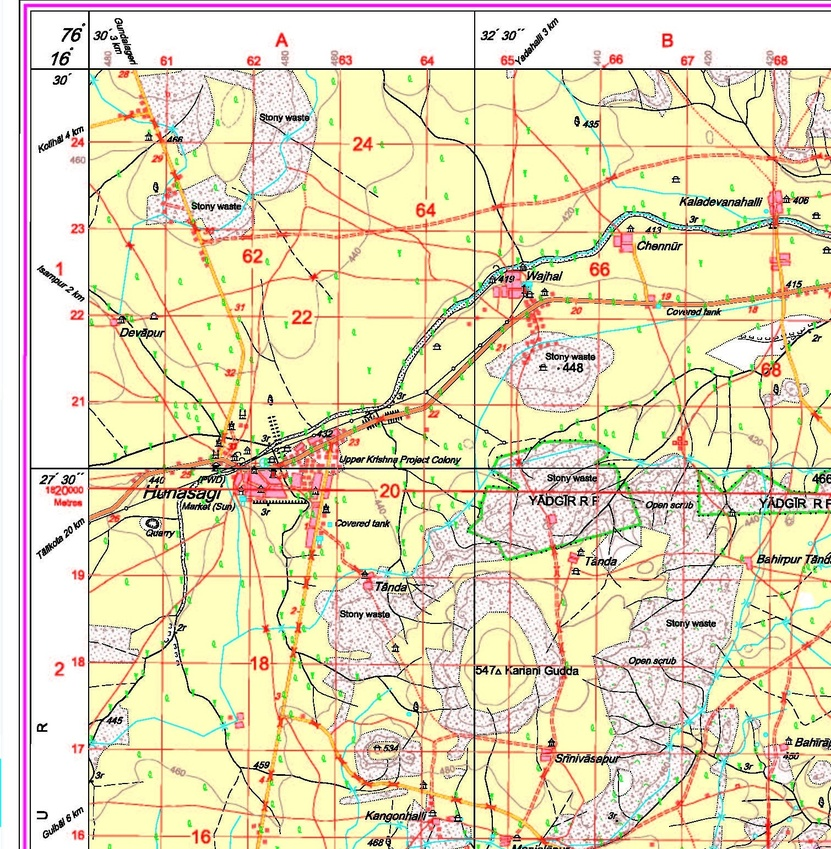
#> input picture OCR/datasets/images/row-1-column-1 (1).jpg, 831 x 849 px, shrunk from 1509 x 1543 before the run; its folder holds only this picture in this run
$ python symbol_trainer.py
#> lines starting #> are read from the running program, lines starting #| are printed output that depends on the picture; after the words box and inside, x2 and y2 are one past the last pixel; in counts of white or black regions, pixels touching at a corner belong together
import cv2
import numpy as np
import os
from pathlib import Path
from sklearn.cluster import KMeans
from collections import defaultdict
import json

class SymbolTrainer:
    def __init__(self, dataset_path="datasets/images"):
        self.dataset_path = Path(dataset_path)
        self.color_ranges = defaultdict(list)
        self.line_patterns = []
        self.terrain_patterns = []

    def train(self):
        """Train on all images in the dataset"""
        print("\n🎯 Starting symbol training...")
        print("=" * 50)

        # Load and process each image
        for img_path in self.dataset_path.glob("*.jpg"):
            print(f"\nProcessing: {img_path.name}")
            try:
                img = cv2.imread(str(img_path))
#> img is the input picture: shape (849, 831, 3); mean B, G, R 185.8, 219.6, 228.7
                if img is None:
                    print(f"Could not load {img_path}")
                    continue

                # Extract color ranges and patterns
                self._extract_features(img)
                print(f"✓ Features extracted from {img_path.name}")

            except Exception as e:
                print(f"Error processing {img_path}: {str(e)}")
                continue

        # Process collected data
        self._process_collected_data()

        # Save trained data
        self._save_trained_data()

    def _extract_features(self, img):
        """Extract features from a single image"""
        # Convert to HSV for color analysis
        hsv = cv2.cvtColor(img, cv2.COLOR_BGR2HSV)
#> hsv: shape (849, 831, 3); mean H, S, V 36.5, 58.1, 232.4

        # Extract water features (blue regions)
        self._extract_water_features(hsv)

        # Extract terrain features (brown/green regions)
        self._extract_terrain_features(hsv)

        # Extract transport features (lines)
        self._extract_transport_features(img)

    def _extract_water_features(self, hsv):
        """Extract water features using color clustering"""
        # Create mask for blue-ish pixels
        blue_mask = cv2.inRange(hsv, np.array([90, 20, 20]), np.array([140, 255, 255]))
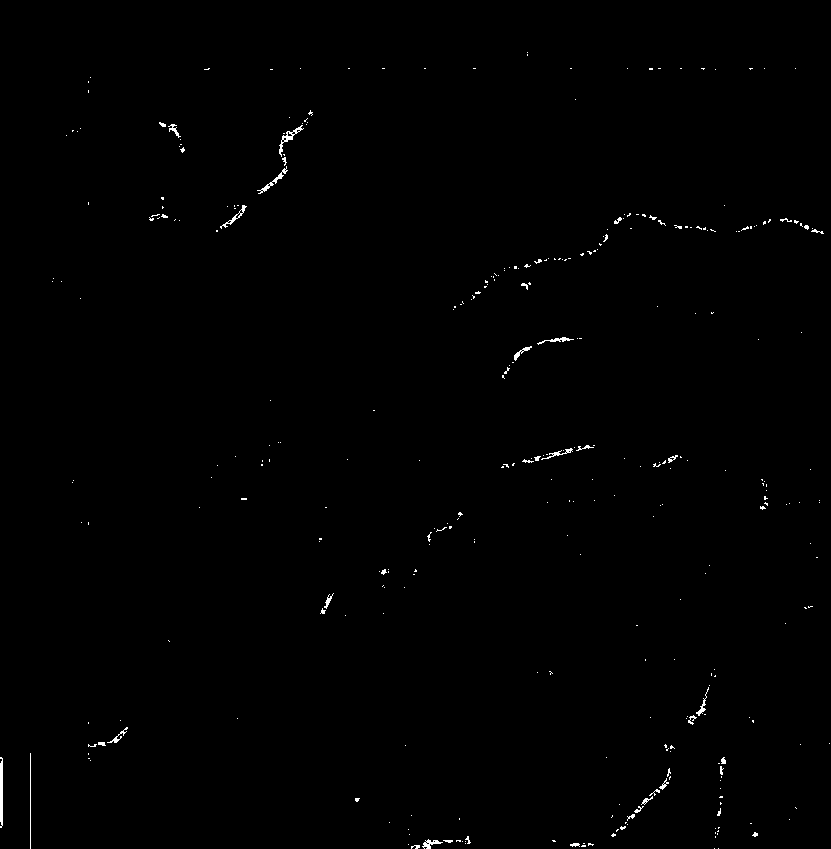
#> blue_mask: shape (849, 831); 0.43% white in thin lines or dots

        if cv2.countNonZero(blue_mask) > 100:
            # Get blue pixels
            blue_pixels = hsv[blue_mask > 0]

            if len(blue_pixels) > 0:
                # Cluster the colors
                kmeans = KMeans(n_clusters=min(3, len(blue_pixels)), random_state=42)
                kmeans.fit(blue_pixels)

                # Store the cluster centers
                for center in kmeans.cluster_centers_:
                    self.color_ranges['water'].append({
                        'center': center.tolist(),
                        'range': 15  # Tolerance range
                    })
#> this loop made 3 passes
#> center on passes 1 to 3: [91.02, 42.68, 240.7], [118.4, 46.21, 48.61], [90.57, 110.4, 207.2]

    def _extract_terrain_features(self, hsv):
        """Extract terrain features using color clustering"""
        # Create masks for terrain colors
        brown_mask = cv2.inRange(hsv, np.array([0, 20, 20]), np.array([30, 255, 255]))
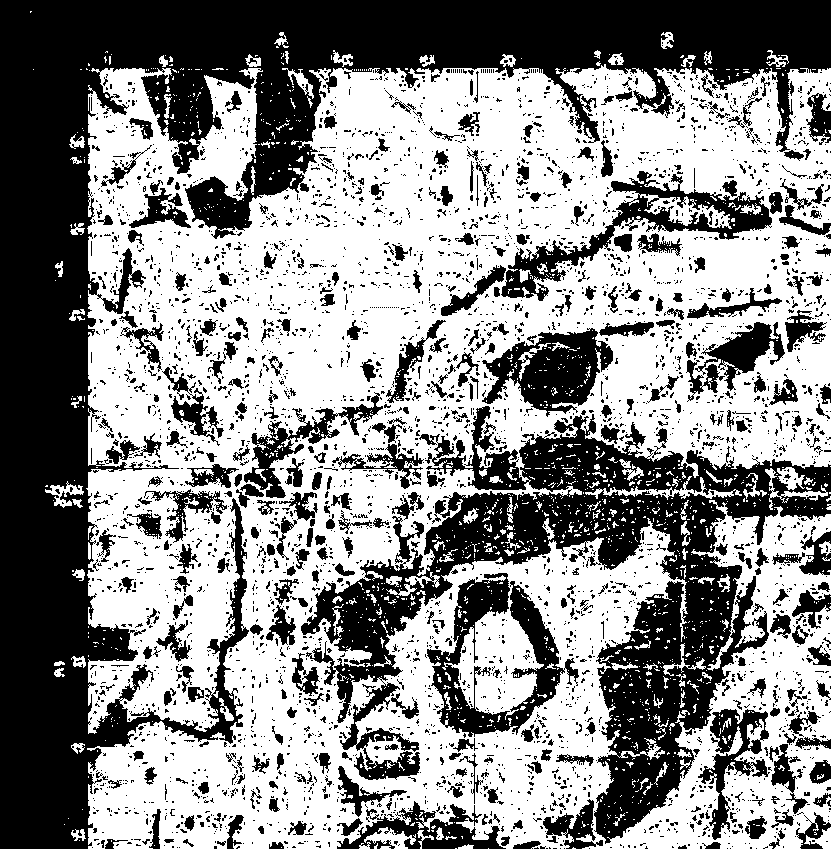
#> brown_mask: shape (849, 831); 55.6% white; 4007 black regions (3532 under 20 px), largest, box (x1, y1, x2, y2) and area: (0, 0, 831, 849) 150460, (301, 406, 831, 844) 63403, (427, 573, 579, 737) 8198
        green_mask = cv2.inRange(hsv, np.array([35, 20, 20]), np.array([85, 255, 255]))
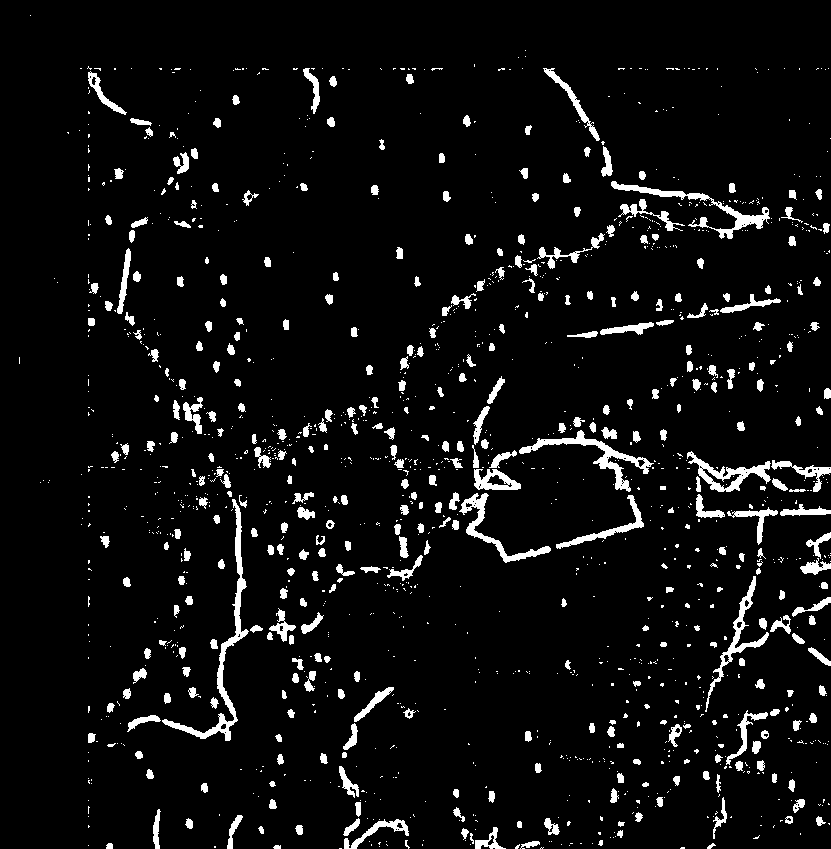
#> green_mask: shape (849, 831); 5.7% white; 1461 white regions (1080 under 20 px), largest, box (x1, y1, x2, y2) and area: (162, 499, 249, 741) 1908, (519, 430, 654, 492) 1358, (611, 181, 770, 239) 1351

        # Process brown colors
        if cv2.countNonZero(brown_mask) > 100:
            brown_pixels = hsv[brown_mask > 0]
            if len(brown_pixels) > 0:
                kmeans = KMeans(n_clusters=min(3, len(brown_pixels)), random_state=42)
                kmeans.fit(brown_pixels)
                for center in kmeans.cluster_centers_:
                    self.color_ranges['terrain_brown'].append({
                        'center': center.tolist(),
                        'range': 20
                    })
#> this loop made 3 passes
#> center on passes 1 to 3: [26.36, 62, 248.6], [10.43, 139.6, 214.5], [19.2, 96.53, 89.23]

        # Process green colors
        if cv2.countNonZero(green_mask) > 100:
            green_pixels = hsv[green_mask > 0]
            if len(green_pixels) > 0:
                kmeans = KMeans(n_clusters=min(3, len(green_pixels)), random_state=42)
                kmeans.fit(green_pixels)
                for center in kmeans.cluster_centers_:
                    self.color_ranges['terrain_green'].append({
                        'center': center.tolist(),
                        'range': 20
                    })
#> this loop made 3 passes
#> center on passes 1 to 3: [51.27, 60.7, 239.9], [58.91, 141.1, 203.6], [50.73, 113.5, 70.92]

    def _extract_transport_features(self, img):
        """Extract transport features using line detection"""
        # Convert to grayscale
        gray = cv2.cvtColor(img, cv2.COLOR_BGR2GRAY)
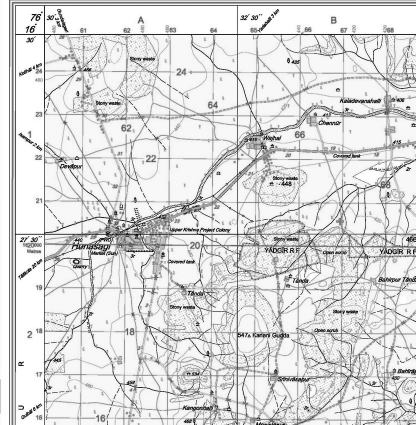
#> gray: shape (849, 831) (shown at 1/2 size); min 0, max 255, mean 218.5

        # Enhance contrast
        clahe = cv2.createCLAHE(clipLimit=3.0, tileGridSize=(8,8))
        gray = clahe.apply(gray)
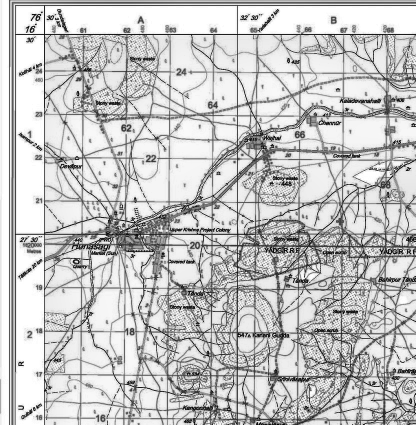
#> gray: shape (849, 831) (shown at 1/2 size); min 0, max 255, mean 196

        # Detect edges
        edges = cv2.Canny(gray, 30, 150)
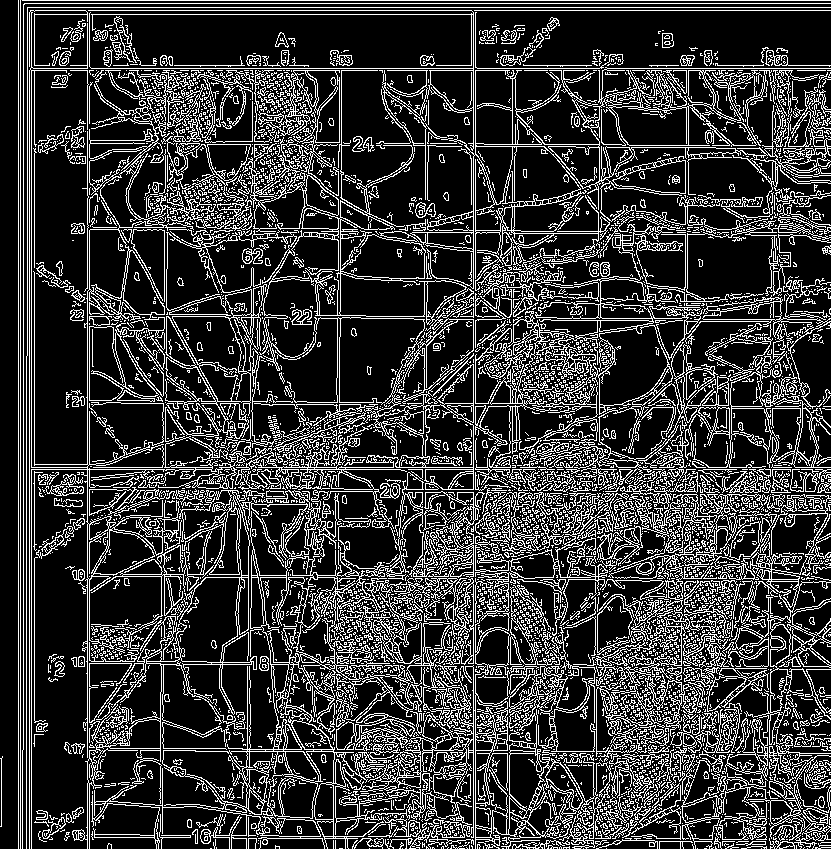
#> edges: shape (849, 831); 22% white in thin lines or dots

        # Detect lines
        lines = cv2.HoughLinesP(edges, 1, np.pi/180, 30, minLineLength=50, maxLineGap=20)
#> lines = 2180 rows, first 6: [29, 848, 29, 0], [18, 0, 830, 0], [18, 848, 18, 1], [20, 10, 830, 10], [473, 844, 473, 3], [20, 68, 830, 68]

        if lines is not None:
            for line in lines:
                x1, y1, x2, y2 = line[0]
                angle = np.abs(np.arctan2(y2-y1, x2-x1) * 180 / np.pi)
                length = np.sqrt((x2-x1)**2 + (y2-y1)**2)

                if length > 50:
                    self.line_patterns.append({
                        'angle': angle,
                        'length': length
                    })
#> this loop made 2180 passes
#> (x1, y1, x2, y2, angle, length) on passes 1 to 3: (29, 848, 29, 0, 90, 848), (18, 0, 830, 0, 0, 812), (18, 848, 18, 1, 90, 847)
#> after the loop, self.line_patterns = 2179 items

    def _process_collected_data(self):
        """Process and consolidate collected data"""
        print("\nProcessing collected data...")

        # Process water colors
        water_ranges = self._consolidate_color_ranges(self.color_ranges['water'])

        # Process terrain colors
        terrain_brown = self._consolidate_color_ranges(self.color_ranges['terrain_brown'])
        terrain_green = self._consolidate_color_ranges(self.color_ranges['terrain_green'])

        # Process line patterns
        transport_patterns = self._analyze_line_patterns()

        # Store processed data
        self.processed_data = {
            'water': water_ranges,
            'terrain': {
                'brown': terrain_brown,
                'green': terrain_green
            },
            'transport': transport_patterns
        }

    def _consolidate_color_ranges(self, color_data):
        """Consolidate similar color ranges"""
        if not color_data:
            return []

        # Convert to numpy array for easier processing
        centers = np.array([c['center'] for c in color_data])

        # Cluster similar colors
        if len(centers) > 1:
            kmeans = KMeans(n_clusters=min(3, len(centers)), random_state=42)
            kmeans.fit(centers)

            consolidated = []
            for center in kmeans.cluster_centers_:
                consolidated.append({
                    'lower': (center - [15, 50, 50]).clip(0, 255).tolist(),
                    'upper': (center + [15, 50, 50]).clip(0, 255).tolist()
                })
            return consolidated
        else:
            return [{
                'lower': (centers[0] - [15, 50, 50]).clip(0, 255).tolist(),
                'upper': (centers[0] + [15, 50, 50]).clip(0, 255).tolist()
            }]

    def _analyze_line_patterns(self):
        """Analyze and categorize line patterns"""
        if not self.line_patterns:
            return {}

        angles = [p['angle'] for p in self.line_patterns]
#> angles = 2179 values, max 90 at index 0, min 0 at index 1, mean 53.33
        lengths = [p['length'] for p in self.line_patterns]
#> lengths = 2179 values, max 885.6 at index 74, min 50.01 at index 1492, mean 172

        return {
            'angles': {
                'horizontal': [0, 10],
                'vertical': [80, 100],
                'diagonal': [35, 55]
            },
            'length': {
                'min': float(np.percentile(lengths, 10)),
                'max': float(np.percentile(lengths, 90))
            }
        }

    def _save_trained_data(self):
        """Save trained data to JSON file"""
        output_path = Path("datasets/symbols/trained_symbols.json")

        try:
            with open(output_path, 'w') as f:
                json.dump(self.processed_data, f, indent=4)
            print(f"\n✅ Trained data saved to: {output_path}")

        except Exception as e:
            print(f"Error saving trained data: {str(e)}")

    def get_trained_parameters(self):
        """Return trained parameters for symbol detection"""
        return self.processed_data

if __name__ == "__main__":
    # Create and train the symbol detector
    trainer = SymbolTrainer()
    trainer.train()
#> in _process_collected_data, `transport_patterns = self._analyze_line_patterns()`: transport_patterns = 2 items

    # Print summary of trained parameters
    print("\n📊 Training Summary")
    print("=" * 50)

    trained_data = trainer.get_trained_parameters()
#> trained_data = 3 items

    print("\nWater Detection:")
    print(f"Number of color ranges: {len(trained_data['water'])}")
#| Number of color ranges: 3

    print("\nTerrain Detection:")
    print(f"Brown ranges: {len(trained_data['terrain']['brown'])}")
#| Brown ranges: 3
    print(f"Green ranges: {len(trained_data['terrain']['green'])}")
#| Green ranges: 3

    print("\nTransport Detection:")
    print("Angle ranges:")
    for angle_type, range_values in trained_data['transport']['angles'].items():
        print(f"- {angle_type}: {range_values[0]}° to {range_values[1]}°")
#> this loop made 3 passes
#> (angle_type, range_values) on passes 1 to 3: ('horizontal', [0, 10]), ('vertical', [80, 100]), ('diagonal', [35, 55])
#> (printed output is left out)
    print(f"Length range: {trained_data['transport']['length']['min']:.1f} to {trained_data['transport']['length']['max']:.1f} pixels")
#| Length range: 63.3 to 351.7 pixels
